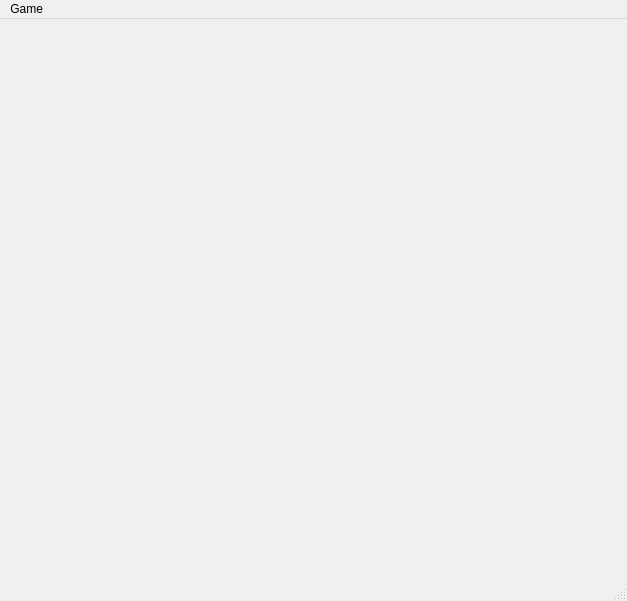
<?xml version="1.0" encoding="UTF-8"?>
<ui version="4.0">
 <class>MainWindow</class>
 <widget class="QMainWindow" name="MainWindow">
  <property name="geometry">
   <rect>
    <x>0</x>
    <y>0</y>
    <width>627</width>
    <height>601</height>
   </rect>
  </property>
  <property name="sizePolicy">
   <sizepolicy hsizetype="Ignored" vsizetype="Ignored">
    <horstretch>0</horstretch>
    <verstretch>0</verstretch>
   </sizepolicy>
  </property>
  <property name="palette">
   <palette>
    <active>
     <colorrole role="Window">
      <brush brushstyle="SolidPattern">
       <color alpha="255">
        <red>255</red>
        <green>255</green>
        <blue>255</blue>
       </color>
      </brush>
     </colorrole>
    </active>
    <inactive>
     <colorrole role="Window">
      <brush brushstyle="SolidPattern">
       <color alpha="255">
        <red>240</red>
        <green>240</green>
        <blue>240</blue>
       </color>
      </brush>
     </colorrole>
    </inactive>
    <disabled>
     <colorrole role="Window">
      <brush brushstyle="SolidPattern">
       <color alpha="255">
        <red>255</red>
        <green>255</green>
        <blue>255</blue>
       </color>
      </brush>
     </colorrole>
    </disabled>
   </palette>
  </property>
  <property name="windowTitle">
   <string>Sudoku</string>
  </property>
  <widget class="QWidget" name="centralwidget">
   <layout class="QGridLayout" name="gridLayout_2">
    <item row="0" column="0">
     <layout class="QGridLayout" name="gridLayout"/>
    </item>
   </layout>
  </widget>
  <widget class="QMenuBar" name="menubar">
   <property name="geometry">
    <rect>
     <x>0</x>
     <y>0</y>
     <width>627</width>
     <height>22</height>
    </rect>
   </property>
   <widget class="QMenu" name="menuGame">
    <property name="title">
     <string>Game  </string>
    </property>
    <addaction name="actionNew_Game"/>
    <addaction name="actionOpen_File"/>
    <addaction name="actionSolve"/>
   </widget>
   <addaction name="menuGame"/>
  </widget>
  <widget class="QStatusBar" name="statusbar"/>
  <action name="actionNew_Game">
   <property name="text">
    <string>New Game </string>
   </property>
  </action>
  <action name="actionOpen_File">
   <property name="text">
    <string>Open File </string>
   </property>
  </action>
  <action name="actionSolve">
   <property name="text">
    <string>Solve</string>
   </property>
  </action>
 </widget>
 <resources/>
 <connections/>
</ui>
